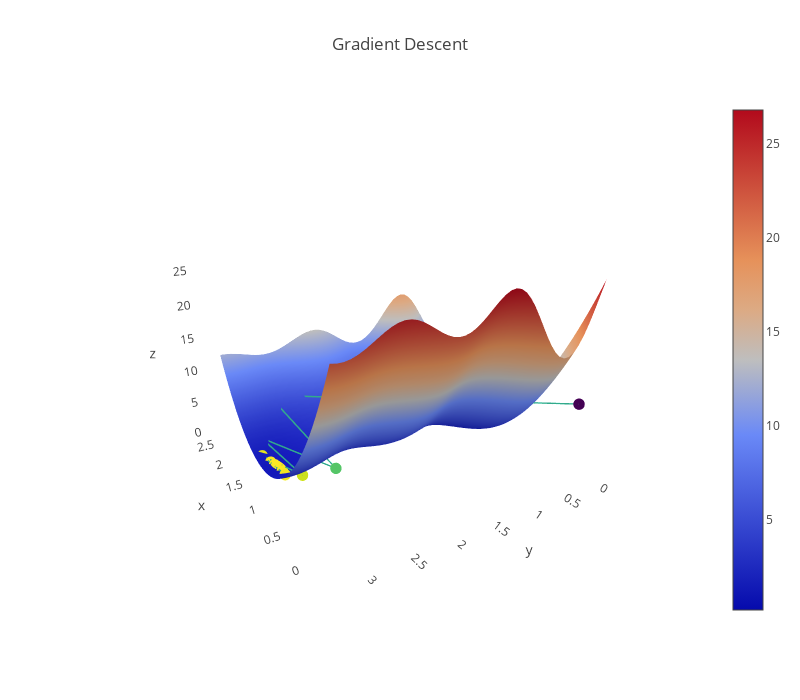

Source (notebook cell):
### Code cell
# Run me to see a 3D plot (gradient descent with static alpha)
plot_3d(ts[:, 0], ts[:, 1], loss, l2_loss, sin_model, x, y)
